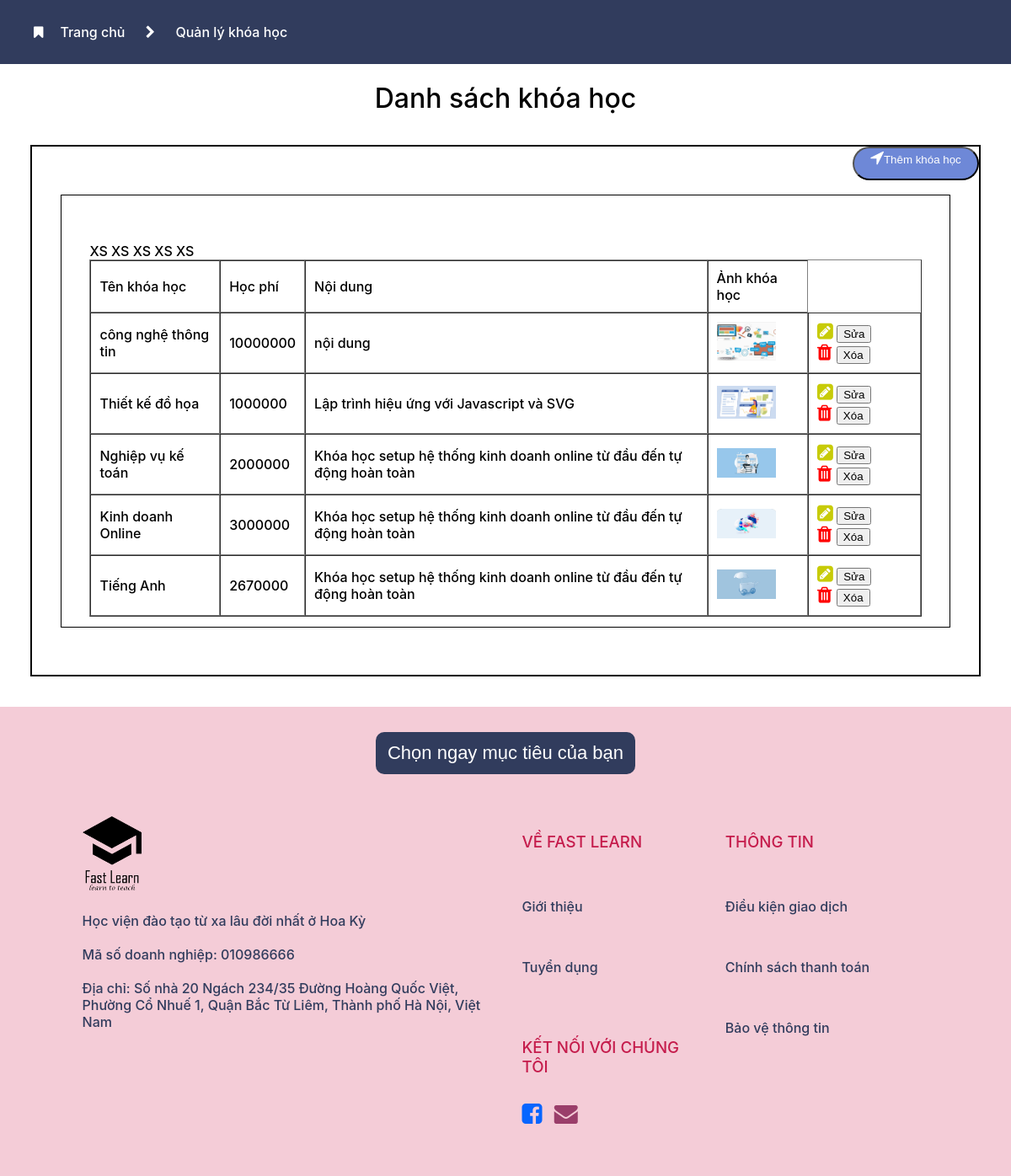
/admin/COURSE/course_list.php, run on the app's committed database.
### tables this page shows
CREATE TABLE IF NOT EXISTS `khoahoc` (
  `maKhoaHoc` int NOT NULL AUTO_INCREMENT,
  `tenKhoaHoc` varchar(50) NOT NULL,
  `hocPhi` varchar(100) NOT NULL,
  `noiDung` varchar(255) NOT NULL,
  `anh` varchar(255) NOT NULL,
  `maNganh` int NOT NULL,
  `idND` int NOT NULL,
  PRIMARY KEY (`maKhoaHoc`),
  KEY `maNganh` (`maNganh`),
  KEY `idND` (`idND`)
);

### admin/COURSE/lib/course.php (called while the page is built, shortened)
<?php
global $conn;
function get_all_course()
{
    global $conn;
    $sql = "SELECT khoahoc.maKhoaHoc, khoahoc.tenKhoaHoc, khoahoc.hocPhi, khoahoc.noiDung, khoahoc.anh
    FROM khoahoc
    WHERE 1";
    $query = $conn->query($sql);
    $result = array();
    while ($row = $query->fetch(PDO::FETCH_ASSOC)){
        $result[] = $row;
    }
    return $result;
    var_dump($result);
}

### admin/COURSE/course_list.php (the view, shortened to what this page needs)
<?php
require 'lib/course.php';
$course = get_all_course();
?>
<!DOCTYPE html>
<html>
<head>
    <link rel="stylesheet" href="https://cdnjs.cloudflare.com/ajax/libs/font-awesome/4.7.0/css/font-awesome.min.css">
    <link rel="stylesheet" type="text/css" href="chung.css">
</head>
<body>
    <div class="tren">
<span>    <i class="fa fa-bookmark" aria-hidden="true"></i><a href="../home.php">Trang chủ</a> </span> <i class="fa fa-chevron-right" aria-hidden="true"></i> <span>Quản lý khóa học</span>
    </div>
    <h1 style="text-align: center;">Danh sách khóa học</h1>
    <div style="margin:3%; border: 2px solid black">
       <div>
        <button class="btthem">
    <a style="color: white;" href="course_add.php"><i style="font-size: 20px;" class="fa fa-location-arrow" aria-hidden="true"></i>Thêm khóa học</a> <br /> <br />
    </button>
       </div>
        <div style=" margin: 5% 3%;padding: 5% 3%;border: 1px solid black; height: 400px;">
            <table width="100%" border="1" cellspacing="0" cellpadding="10">
        <tr>
            <td><b>Tên khóa học</b></td>
            <td><b>Học phí</b></td>
            <td><b>Nội dung</b></td>
            <td><b>Ảnh khóa học</b></td>
        </tr>
        <?php foreach ($course as $item) { ?>
            <tr>
                <td><?php echo $item['tenKhoaHoc']; ?></td>
                <td><?php echo $item['hocPhi']; ?></td>XS
                <td><?php echo $item['noiDung']; ?></td>
                <td><img src="../anh/<?php echo $item['anh']; ?>" alt="" width="70px" height=auto></td>
                <td>
                    <form method="post" action="course_del.php">
                        <span>
                            <i style=" color: #C7CB07; font-size: 22px;" class="fa fa-pencil-square" aria-hidden="true"></i>
                        <input class="sua" onclick="window.location =
                        'course_edit.php?maKhoaHoc=<?php echo $item['maKhoaHoc']; ?>'" type="button" value="Sửa" />
                        </span>
                        <span>
                             <i style=" color: red; font-size: 22px;" class="fa fa-trash" aria-hidden="true">
                             <input class="xoa" onclick="return confirm('Bạn có chắc muốn xóa không?');" type="submit" name="delete" value="Xóa" />
                            </i>
                        </span>
                    </form>
                </td>
            </tr>
        <?php } ?>
    </table>
        </div>
    </div>
    <div class="footer">
			<button>Chọn ngay mục tiêu của bạn</button>
			<div class="nhom" >
				<div class="pt">
					<img src="logo.png" alt="" width="70" height="auto">
					<div style="margin-top: 20px;">Học viện đào tạo từ xa lâu đời nhất ở Hoa Kỳ</div>
					<div style="margin-top: 20px;">Mã số doanh nghiệp: 010986666</div>
					<div style="margin-top: 20px;">Địa chỉ: Số nhà 20 Ngách 234/35 Đường Hoàng Quốc Việt,
						Phường Cổ Nhuế 1, Quận Bắc Từ Liêm, Thành phố Hà Nội, Việt Nam</div>
				</div>
				<div class="pt">
					<div class="dt">
						<h3>VỀ FAST LEARN</h3><br>
						<a href="#about"><p>Giới thiệu</p></a><br>
						<a href="#"><p>Tuyển dụng</p></a><br>
						<br>
						<h3 style="margin-bottom: 10px;">KẾT NỐI VỚI CHÚNG TÔI</h3><br>
						<span><a href="#"><i style="color:#0765FF; font-size: 28px;" class="fa fa-facebook-square" aria-hidden="true"></i></a></span>
						<span><a href="#"><i style="color:#9A3E6A;font-size: 28px;" class="fa fa-envelope" aria-hidden="true"></i></a></span>
					</div>
					<div class="dt">
						<h3>THÔNG TIN</h3><br>
						<a href="#about"><p>Điều kiện giao dịch</p></a><br>
						<a href="#"><p>Chính sách thanh toán</p></a><br>
						<a href="#"><p>Bảo vệ thông tin</p></a>
						<br>
					</div>
				</div>
			</div>
		</div>
</body>
</html>

### admin/COURSE/chung.css (style rules this page uses)
:root { --color1: #F4CCD7; --color2: #FBDBE4; --color3: #313C5D; --color4: #FFF8F8; --color5: #C51C4C; }
body { padding: 0; margin: 0; box-sizing: border-box; font-family: Inter Medium; }
.tren i { margin: 20px; }
.tren { padding: 10px 20px; background-color: var(--color3); color: white; }
a { text-decoration: none; }
.tren a { color: white; }
.btthem { width: 150px; height: 40px; background-color: #6E88D7; border-radius: 25px; float: right; text-align: center; }
form i { font-size: 11px; }
.footer button { width: 30%; height: 50px; border: none; background-color: var(--color3); text-align: center; border-radius: 10px; font-size: 22px; color: white; margin: 30px 0; }
.nhom::after { content: ""; display: table; clear: both; }
.pt { width: 48%; float: left; text-align: left; padding: 10px; }
.footer { background-color: var(--color1); text-align: center; padding: 0 7.3%; }
.pt::after { content: ""; display: table; clear: both; max-width: 100%; }
.dt { width: 45%; float: left; padding: 0 10px }
.nhom { padding: 10px 0 50px 0; }
.dt p { color: var(--color3); }
.dt h3 { color: var(--color5); }
.pt div { color: var(--color3); }
.dt span { margin: 20px 10px 0 0; }

### data on the page
khoahoc: tenKhoaHoc "công nghệ thông tin", hocPhi "10000000", noiDung "nội dung", anh (picture)
khoahoc: tenKhoaHoc "Thiết kế đồ họa", hocPhi "1000000", noiDung "Lập trình hiệu ứng với Javascript và SVG", anh (picture)
khoahoc: tenKhoaHoc "Nghiệp vụ kế toán", hocPhi "2000000", noiDung "Khóa học setup hệ thống kinh doanh online từ đầu đến tự động hoàn toàn", anh (picture)
khoahoc: tenKhoaHoc "Kinh doanh Online", hocPhi "3000000", noiDung "Khóa học setup hệ thống kinh doanh online từ đầu đến tự động hoàn toàn", anh (picture)
khoahoc: tenKhoaHoc "Tiếng Anh", hocPhi "2670000", noiDung "Khóa học setup hệ thống kinh doanh online từ đầu đến tự động hoàn toàn", anh (picture)
